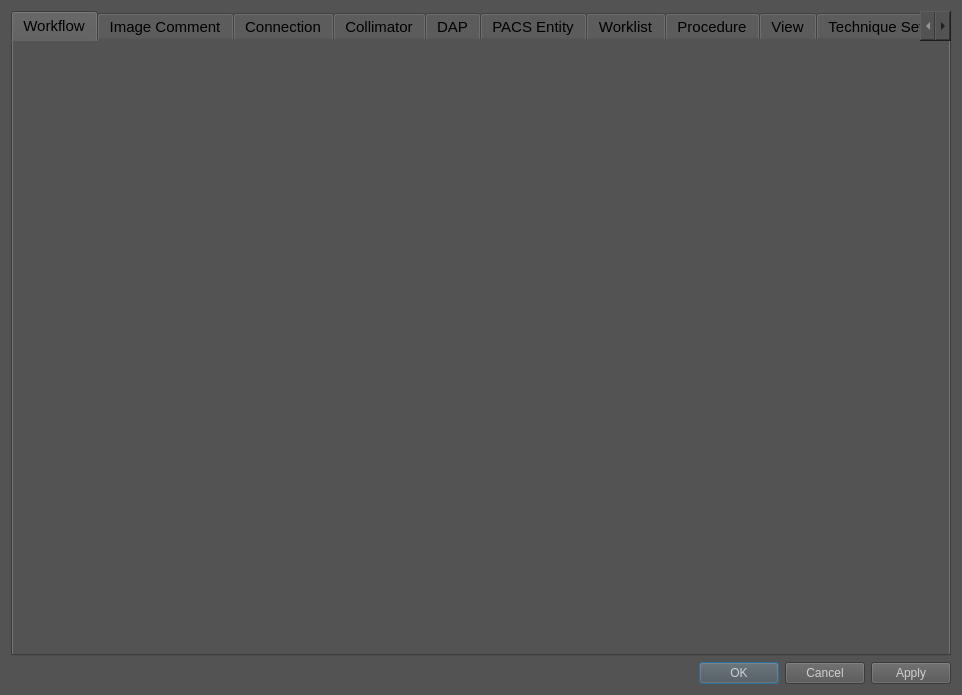
<?xml version="1.0" encoding="UTF-8"?>
<ui version="4.0">
 <class>SystemSettingPage</class>
 <widget class="QWidget" name="SystemSettingPage">
  <property name="geometry">
   <rect>
    <x>0</x>
    <y>0</y>
    <width>962</width>
    <height>695</height>
   </rect>
  </property>
  <property name="windowTitle">
   <string>Form</string>
  </property>
  <property name="styleSheet">
   <string notr="true">background-color: rgb(83, 83, 83);</string>
  </property>
  <layout class="QVBoxLayout" name="verticalLayout">
   <item>
    <widget class="QTabWidget" name="settingTab">
     <property name="font">
      <font>
       <pointsize>11</pointsize>
      </font>
     </property>
     <property name="currentIndex">
      <number>0</number>
     </property>
     <widget class="QWidget" name="workflowTab">
      <attribute name="title">
       <string>Workflow</string>
      </attribute>
     </widget>
     <widget class="QWidget" name="imageCommentTab">
      <property name="font">
       <font>
        <pointsize>11</pointsize>
       </font>
      </property>
      <attribute name="title">
       <string>Image Comment</string>
      </attribute>
     </widget>
     <widget class="QWidget" name="connectionTab">
      <attribute name="title">
       <string>Connection</string>
      </attribute>
     </widget>
     <widget class="QWidget" name="collimatorTab">
      <attribute name="title">
       <string>Collimator</string>
      </attribute>
     </widget>
     <widget class="QWidget" name="dapTab">
      <attribute name="title">
       <string>DAP</string>
      </attribute>
     </widget>
     <widget class="QWidget" name="pacsEntityTab">
      <attribute name="title">
       <string>PACS Entity</string>
      </attribute>
     </widget>
     <widget class="QWidget" name="worklistTab">
      <attribute name="title">
       <string>Worklist</string>
      </attribute>
     </widget>
     <widget class="QWidget" name="procedureTab">
      <attribute name="title">
       <string>Procedure</string>
      </attribute>
     </widget>
     <widget class="QWidget" name="viewTab">
      <attribute name="title">
       <string>View</string>
      </attribute>
     </widget>
     <widget class="QWidget" name="techniqueSettingTab">
      <attribute name="title">
       <string>Technique Setting</string>
      </attribute>
     </widget>
     <widget class="QWidget" name="imageProcessTab">
      <attribute name="title">
       <string>Image Process</string>
      </attribute>
     </widget>
     <widget class="QWidget" name="generatorTab">
      <attribute name="title">
       <string>Generator</string>
      </attribute>
     </widget>
     <widget class="QWidget" name="detectorTab">
      <attribute name="title">
       <string>Detector</string>
      </attribute>
     </widget>
    </widget>
   </item>
   <item>
    <widget class="QDialogButtonBox" name="buttonBox">
     <property name="font">
      <font>
       <pointsize>11</pointsize>
      </font>
     </property>
     <property name="styleSheet">
      <string notr="true">color: rgb(208, 208, 208);</string>
     </property>
     <property name="standardButtons">
      <set>QDialogButtonBox::StandardButton::Apply|QDialogButtonBox::StandardButton::Cancel|QDialogButtonBox::StandardButton::Ok</set>
     </property>
    </widget>
   </item>
  </layout>
 </widget>
 <resources/>
 <connections/>
</ui>
